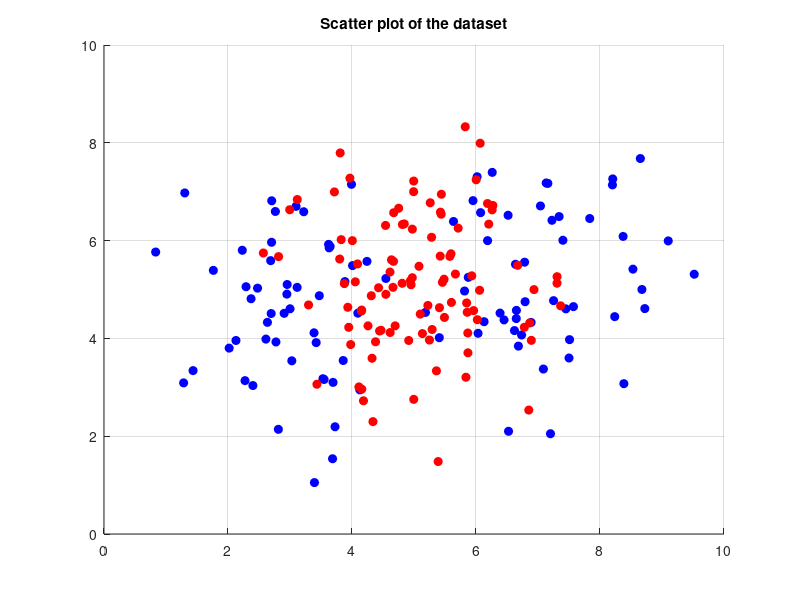

Here is the MATLAB script that generated this plot: (Note: this script raises an error after producing the figure.)
% For this script to work lvq1 and evaluate_color functions must be available
rng(6);
clear; close all; clc;
load('data_lvq_A.mat'), load('data_lvq_B.mat');
points = [matA;matB];
labels = [zeros(length(matA),1);ones(length(matB),1)];

%% Question 1
figure, hold on, grid on;
scatter(matA(:,1), matA(:,2), 'MarkerFaceColor', 'b', 'MarkerEdgeColor', 'b', 'DisplayName', 'Class A');
scatter(matB(:,1), matB(:,2), 'MarkerFaceColor', 'r', 'MarkerEdgeColor', 'r', 'DisplayName', 'Class B');
title('Scatter plot of the dataset');
% legend('show');

%% Question 4
mu = [mean(points(:,1)), mean(points(:,2))];
Sigma = [std(points(:,1)), std(points(:,2))];
randw = @() [randn * Sigma(1) + mu(1), randn * Sigma(2) + mu(2)];
w = [randw();randw();randw();randw()];
ws = [0;0;1;1];
[prot, err] = lvq1(points, labels, w, ws, 0.01);
%% Plot results
w_color = [0 0 1; 0 0 1; 1 0 0; 1 0 0];
scatter(w(:,1), w(:,2), 200, w_color);
legend('show');

figure, grid on, hold on;
plot([1:length(err)], err);

%% Question 5
[prot2, err2] = lvq1(points, labels, w(2:3,:), ws(2:3,:), 0.01);%1 1
[prot3, err3] = lvq1(points, labels, w(2:4,:), ws(2:4,:), 0.01);%1 2
[prot4, err4] = lvq1(points, labels, w(1:3,:), ws(1:3,:), 0.01);%2 1

ax = [1 max([length(err2) length(err3) length(err4) length(err)]) min([min(err) min(err2) min(err3)]) max([max(err) max(err2) max(err3)]) ];

figure, hold on;

subplot(2,2,1);
plot([1:length(err2)], err2);
axis(ax)
title('Training error for 1-1')
xlabel('epochs');
ylabel('error');

subplot(2,2,2);
plot([1:length(err3)], err3);
axis(ax)
xlabel('epochs');
ylabel('error');
title('Training error for 1-2')

subplot(2,2,3);
plot([1:length(err4)], err4);
axis(ax)
xlabel('epochs');
ylabel('error');
title('Training error for 2-1')

subplot(2,2,4);
plot([1:length(err)], err);
axis(ax)
xlabel('epochs');
ylabel('error');
title('Training error for 2-2')

%% Question 6

% Color the dataset

color1 = evaluate_color(points, w(2:3,:), ws(2:3,:));%1 1
color2 = evaluate_color(points, w(2:4,:), ws(2:4,:));%1 2
color3 = evaluate_color(points, w(1:3,:), ws(1:3,:));%2 1
color4 = evaluate_color(points, w, ws); % 2 2

%Plot
figure, hold on;

subplot(2,2,1);
hold on;
scatter(points(:,1), points(:,2), 40, color1);
title('Scatter plot for 1-1')

subplot(2,2,2);
hold on;
scatter(points(:,1), points(:,2), 40, color2);
title('Scatter plot for 1-2')

subplot(2,2,3);
hold on;
scatter(points(:,1), points(:,2), 40, color3);
title('Scatter plot for 2-1')

subplot(2,2,4);
hold on;
scatter(points(:,1), points(:,2), 40, color4, 'DisplayName', 'Class A');
title('Scatter plot for 2-2')